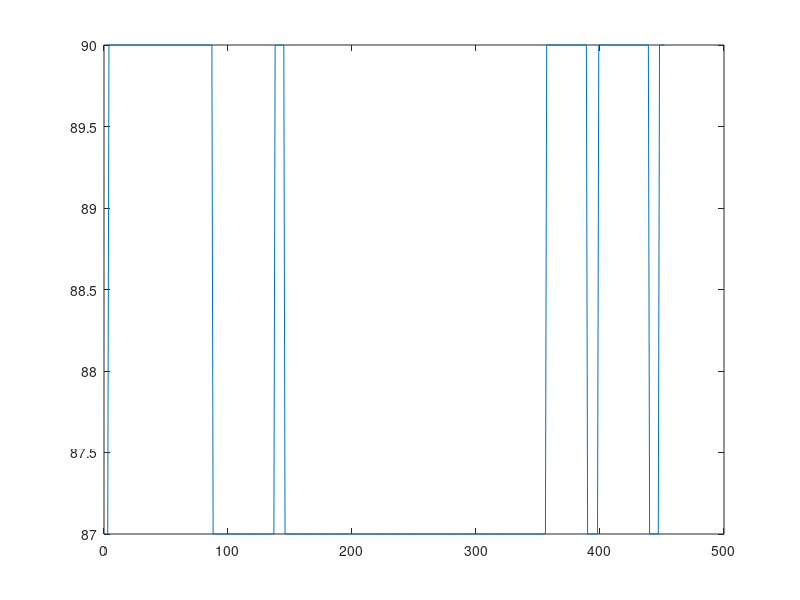

The MATLAB source for this figure: (Note: this script raises an error after producing the figure.)
fidin=fopen('radar_out.txt');targets=[];i_ans=0;while ~feof(fidin)    tline=fgetl(fidin);    i_ans=i_ans+1;    for i=1:str2num(tline())        tline1=fgetl(fidin);        temp_target=str2num(tline1);        found=false;        for target_id = 1:size(targets,2)            n= size(targets(target_id).sequence,2);            target_dis= targets(target_id).sequence(n).distance;            if (abs(temp_target(2)-target_dis)<10 && abs(cosd(temp_target(3))-cosd( targets(target_id).sequence(n).angle))<0.1 )                target_num= size(targets(target_id).sequence,2)+1;                targets(target_id).sequence(target_num).distance = temp_target(2);                targets(target_id).sequence(target_num).angle = temp_target(3);                targets(target_id).sequence(target_num).course = temp_target(6);                targets(target_id).sequence(target_num).speed = temp_target(7);                found=true;                break;                            end        end        if (found==false )            target_id= size(targets,2)+1;            targets(target_id).sequence(1).distance=temp_target(2);            targets(target_id).sequence(1).angle = temp_target(3);            targets(target_id).sequence(1).course = temp_target(6);            targets(target_id).sequence(1).speed = temp_target(7);                  end    endendshow_id=3;for(i=1:size(targets(show_id).sequence,2))    temp_dist(i)=targets(show_id).sequence(i).distance;    temp_angle(i)=(targets(show_id).sequence(i).angle);    temp_course(i)=(targets(show_id).sequence(i).course);    temp_speed(i)=targets(show_id).sequence(i).speed;endplot(temp_dist);hold on;yyaxis rightplot(temp_angle)valid_num=0;for (i=1:size(targets,2))    if (size(targets(i).sequence,2)>20)         valid_num=valid_num+1;    endend% show_id=3;% num=1;% for(i=1:size(radar_targets(show_id).sequence,2))%     if cosd(radar_targets(show_id).sequence(i).angle)>0.9%         temp_radardist(num)=radar_targets(show_id).sequence(i).distance;%         temp_radarangle(num)=cosd(radar_targets(show_id).sequence(i).angle);%         num=num+1;%     end% end% % show_id=3;% for(i=1:size(targets(show_id).sequence,2))%     temp_dist(i)=targets(show_id).sequence(i).distance;%     temp_angle(i)=cosd(targets(show_id).sequence(i).angle);%     temp_radardist(i)=radar_targets(show_id).sequence(i).distance;%     temp_radarangle(i)=cosd(radar_targets(show_id).sequence(i).angle);% end% plot(temp_dist);hold on;% plot(temp_radardist);hold on;% yyaxis right% plot(temp_angle);hold on;% plot(temp_radarangle)%fusion_out(:,1)./(sqrt(fusion_out(:,2).^2+fusion_out(:,1).^2))plot(radar_target(1:250,1),'g-.');hold on;plot(lidar_target(1:250,1),'c-.');hold on;plot(fusion_out(1:250,1),'g','LineWidth',2);hold on;yyaxis rightplot(cosd(radar_target(1:250,2)),'b-.');hold on;plot(cosd(lidar_target(1:250,2)),'m-.');hold on;plot(fusion_out(1:250,3),'b','LineWidth',2);hold on;